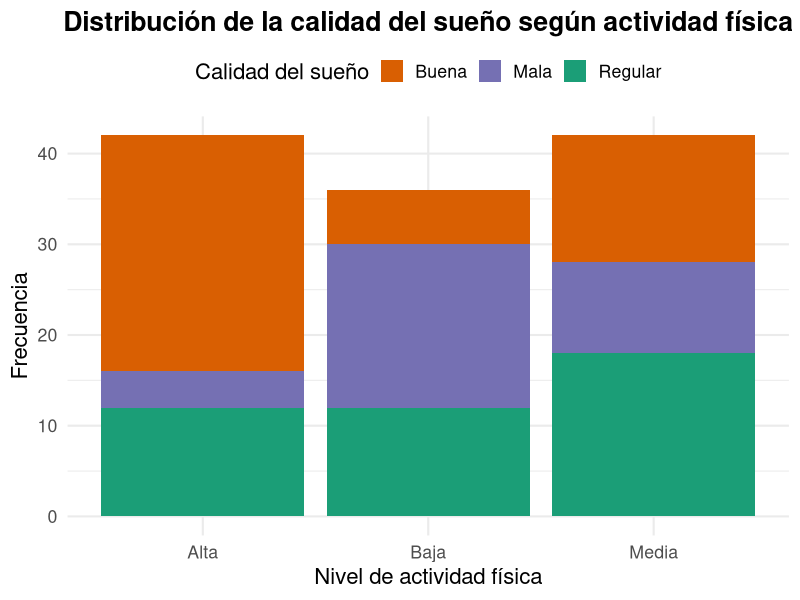

Reproduce this figure in R.
## ---- chunk 1
library(ggplot2)
# Datos
datos <- data.frame(
  Actividad = rep(c("Baja", "Media", "Alta"), each = 3),
  Sueno = rep(c("Mala", "Regular", "Buena"), times = 3),
  Frecuencia = c(18, 12, 6,
                 10, 18, 14,
                 4, 12, 26)
)

# Gráfico de barras apiladas
ggplot(datos, aes(x = Actividad, y = Frecuencia, fill = Sueno)) +
  geom_bar(stat = "identity") +
  
  scale_fill_manual(values = c("#d95f02", "#7570b3", "#1b9e77")) +
  
  labs(
    title = "Distribución de la calidad del sueño según actividad física",
    x = "Nivel de actividad física",
    y = "Frecuencia",
    fill = "Calidad del sueño"
  ) +
  
  theme_minimal(base_size = 16) +
  theme(
    plot.title = element_text(face = "bold", hjust = 0.5),
    legend.position = "top"
  )
